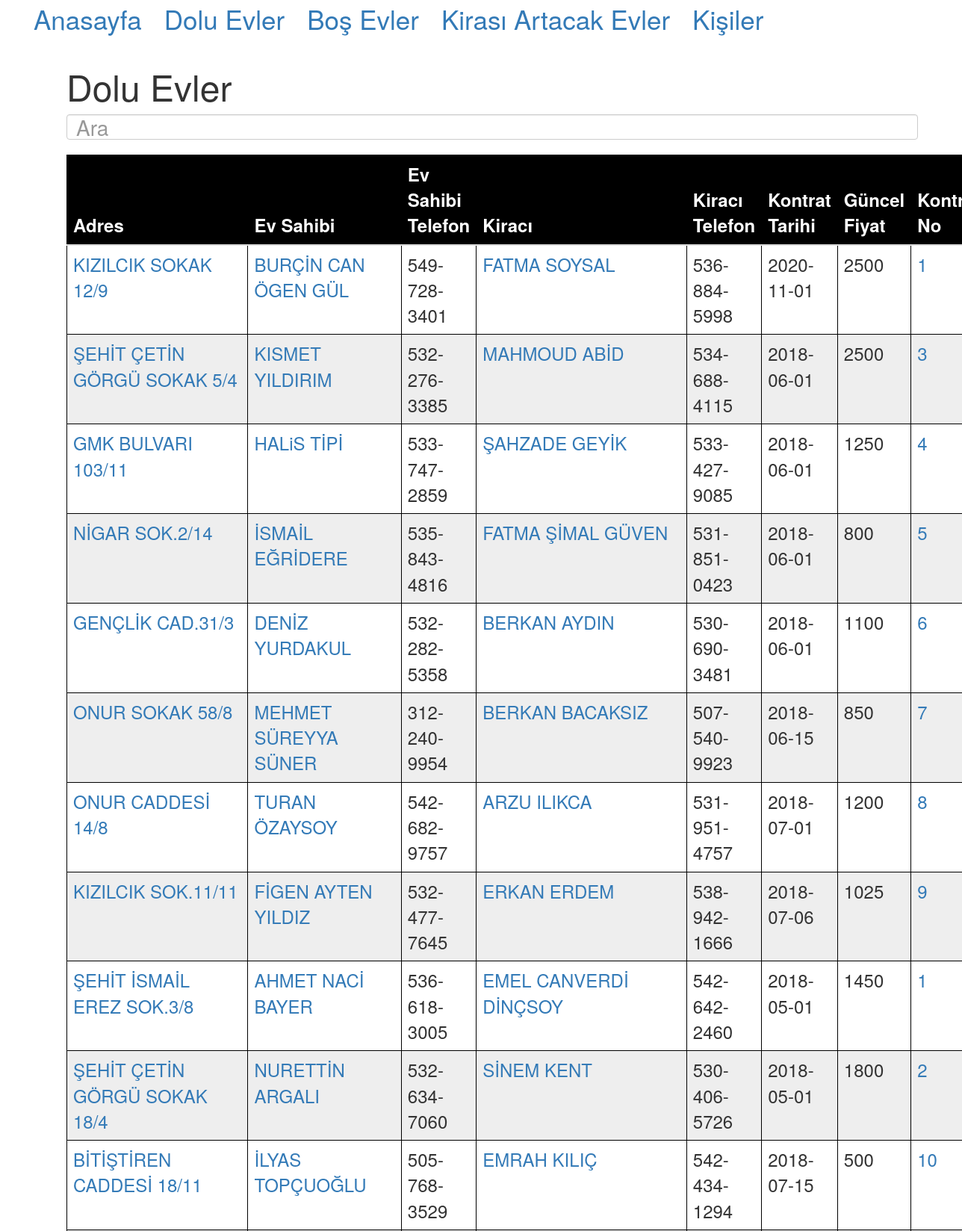
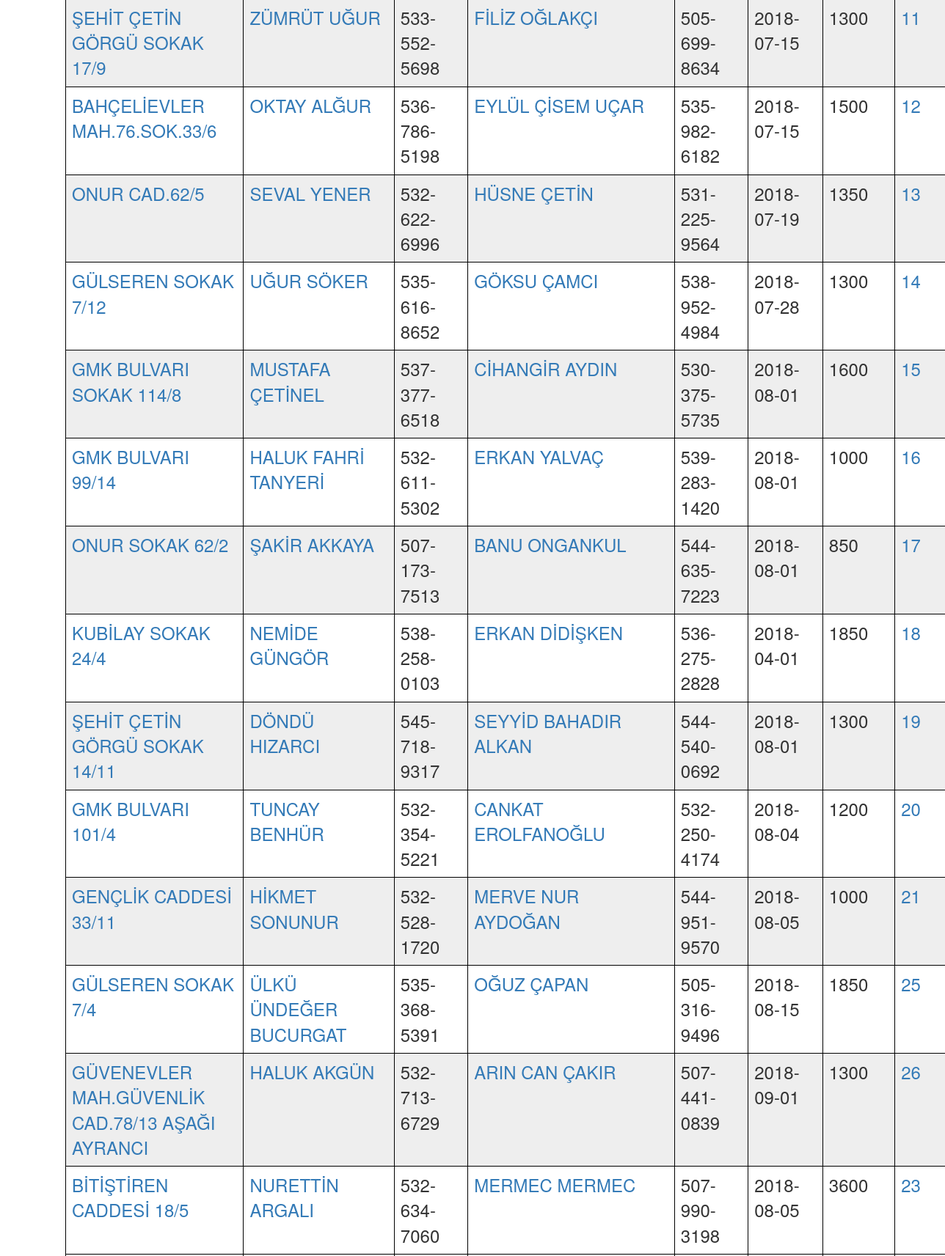
/evler?dolu=1 (upper part), run on the app's committed database (2 pictures, top to bottom).
### tables this page shows
CREATE TABLE Fiyat_Tarih (
                    _id INTEGER PRIMARY KEY,
                    kiralama_id INTEGER,
                    guncelleme_tarihi TEXT NOT NULL,
                    fiyat INTEGER,
                    FOREIGN KEY (kiralama_id) REFERENCES Kiralama (_id) ON DELETE CASCADE);

CREATE TABLE Ev (
                    _id INTEGER PRIMARY KEY,
                    ev_sahibi_id INTEGER,
                    adres TEXT NOT NULL UNIQUE,
                    belge TEXT,
                    dolu INTEGER NOT NULL,
                    'not' TEXT,
                    FOREIGN KEY (ev_sahibi_id) REFERENCES Kisi (_id) ON DELETE CASCADE);

CREATE TABLE "Kisi" (
	"_id"	INTEGER,
	"rol_id"	INTEGER,
	"ad"	TEXT NOT NULL,
	"soyad"	TEXT NOT NULL,
	"telefon"	TEXT,
	"kimlikler"	TEXT,
	"not"	TEXT,
	"adres"	TEXT,
	"mail_adres"	TEXT,
	FOREIGN KEY("rol_id") REFERENCES "Rol"("_id"),
	PRIMARY KEY("_id")
);

CREATE TABLE Kiralama (
                    _id INTEGER PRIMARY KEY,
                    kiraci_id INTEGER,
                    ev_id INTEGER,
                    kontrat_tarihi TEXT NOT NULL,
                    cikis_tarihi TEXT,
                    depozito INTEGER NOT NULL,
                    kontrat_no INTEGER NOT NULL,
                    'not' TEXT,
                    FOREIGN KEY (kiraci_id) REFERENCES Kisi (_id) ON DELETE CASCADE,
                    FOREIGN KEY (ev_id) REFERENCES Ev (_id) ON DELETE CASCADE);

### app_evler.py (the view, shortened to what this page needs)
@app.route('/evler', methods=['GET', 'POST'])
def web_evler():
    dolu = int(request.args.get("dolu"))
    if request.method == "GET":
        return get_evler_page(dolu, "None")

### app_evler.py (called while the page is built)
def get_evler_column_names_by_dolu(dolu):
    if dolu == 0:
        return ["Adres", "Ev Sahibi", "Telefon"]
    elif dolu == 1:
        return ["Adres", "Ev Sahibi", " Ev Sahibi Telefon",
                "Kiracı", "Kiracı Telefon", "Kontrat Tarihi", " Güncel Fiyat", "Kontrat No"]
    return ["Adres", "Ev Sahibi", " Ev Sahibi Telefon",
            "Kiracı", "Kiracı Telefon", "Güncelleme Tarihi", " Fiyat", "Kontrat No"]

def get_view_url_by_dolu(dolu):
    if dolu == 0:
        return "/bos_ev?_id="
    return "/dolu_ev?_id="

def get_tip_for_header_by_dolu(dolu):
    if dolu == 0:
        return "Boş Evler"
    elif dolu == 1:
        return "Dolu Evler"
    return "Fiyatı Artacak Evler"

def get_tip_by_dolu(dolu):
    if dolu == 0:
        return "Boş Ev"
    return "Dolu Ev"

def get_page_name_by_dolu(dolu):
    if dolu == 0:
        return "bos_evler.html"
    return "dolu_evler.html"

def get_evler_by_dolu(dolu):
    if dolu == 0:
        return get_bos_evler()
    elif dolu == 1:
        return get_dolu_evler()
    return get_fiyati_artacak_evler()

def get_evler_page(dolu, success_message):
    column_names = get_evler_column_names_by_dolu(dolu)
    view_url = get_view_url_by_dolu(dolu)
    tip_for_header = get_tip_for_header_by_dolu(dolu)
    page_name = get_page_name_by_dolu(dolu)
    evler = get_evler_by_dolu(dolu)
    tip = get_tip_by_dolu(dolu)
    return render_template(page_name,
                           column_names=column_names,
                           evler=evler,
                           view_url=view_url,
                           tip_for_header=tip_for_header,
                           success_message=success_message,
                           tip=tip
                           )

### db_connector.py (called while the page is built)
def execute_get_query(sql):
    cur = conn.cursor()
    cur.execute(sql)
    test = cur.fetchall()
    return test

### templates/dolu_evler.html (shortened to what this page needs)
{% extends "evler_template.html" %}
{% block content %}
<div class="container">
    <h1>
        <font size="22">
            {{ tip_for_header }}
        </font>
    </h1>
    <input class="form-control" id="search_box" type="text" placeholder="Ara">
    <br>
    <font size="5">
        <table class="table" id="evler_table">
            <thead>
            {%- for column_name in column_names %}
            <th>{{ column_name }}</th>
            {%- endfor %}
            </thead>
            <tbody id="ev_table_body">
            {%- for row in evler %}
            <tr>
                <td><a href="{{ view_url + row[0]|string }}"> {{ row[1] }}</a></td>
                <td><a href="/kisi?_id={{ row[2]|string }}"> {{ row[3] + " " + row[4] }}</a></td>
                <td>{{ row[5] }}</td>
                <td><a href="/kisi?_id={{ row[6]|string }}"> {{ row[7] + " " + row[8] }}</a></td>
                <td>{{ row[9] }}</td>
                <td>{{ row[10] }}</td>
                <td>{{ row[11] }}</td>
                <td><a href="{{ view_url + row[0]|string }}"> {{ row[12] }}</a></td>
            </tr>
            {%- endfor %}
            </tbody>
        </table>
    </font>
</div>
{% endblock %}

### templates/evler_template.html (style rules this page uses)
table { width:100%; }
table, th, td { border: 1px solid black; border-collapse: collapse; }
th, td { padding: 15px; text-align: left; }
tr:nth-child(even) { background-color: #eee; }
tr:nth-child(odd) { background-color: #fff; }
th { background-color: black; color: white; }
.form-control { font-size:200%; }

### data on the page
Fiyat_Tarih: adres "KIZILCIK SOKAK 12/9", soyad "BURÇİN CAN ÖGEN GÜL", telefon "549-728-3401", soyad "FATMA SOYSAL", telefon "536-884-5998", kontrat_tarihi "2020-11-01", fiyat "2500", kontrat_no "1"
Fiyat_Tarih: adres "ŞEHİT ÇETİN GÖRGÜ SOKAK 5/4", soyad "KISMET YILDIRIM", telefon "532-276-3385", soyad "MAHMOUD ABİD", telefon "534-688-4115", kontrat_tarihi "2018-06-01", fiyat "2500", kontrat_no "3"
Fiyat_Tarih: adres "GMK BULVARI 103/11", soyad "HALiS TİPİ", telefon "533-747-2859", soyad "ŞAHZADE GEYİK", telefon "533-427-9085", kontrat_tarihi "2018-06-01", fiyat "1250", kontrat_no "4"
Fiyat_Tarih: adres "NİGAR SOK.2/14", soyad "İSMAİL EĞRİDERE", telefon "535-843-4816", soyad "FATMA ŞİMAL GÜVEN", telefon "531-851-0423", kontrat_tarihi "2018-06-01", fiyat "800", kontrat_no "5"
Fiyat_Tarih: adres "GENÇLİK CAD.31/3", soyad "DENİZ YURDAKUL", telefon "532-282-5358", soyad "BERKAN AYDIN", telefon "530-690-3481", kontrat_tarihi "2018-06-01", fiyat "1100", kontrat_no "6"
Fiyat_Tarih: adres "ONUR SOKAK 58/8", soyad "MEHMET SÜREYYA SÜNER", telefon "312-240-9954", soyad "BERKAN BACAKSIZ", telefon "507-540-9923", kontrat_tarihi "2018-06-15", fiyat "850", kontrat_no "7"
Fiyat_Tarih: adres "ONUR CADDESİ 14/8", soyad "TURAN ÖZAYSOY", telefon "542-682-9757", soyad "ARZU ILIKCA", telefon "531-951-4757", kontrat_tarihi "2018-07-01", fiyat "1200", kontrat_no "8"
Fiyat_Tarih: adres "KIZILCIK SOK.11/11", soyad "FİGEN AYTEN YILDIZ", telefon "532-477-7645", soyad "ERKAN ERDEM", telefon "538-942-1666", kontrat_tarihi "2018-07-06", fiyat "1025", kontrat_no "9"
Fiyat_Tarih: adres "ŞEHİT İSMAİL EREZ SOK.3/8", soyad "AHMET NACİ BAYER", telefon "536-618-3005", soyad "EMEL CANVERDİ DİNÇSOY", telefon "542-642-2460", kontrat_tarihi "2018-05-01", fiyat "1450", kontrat_no "1"
Fiyat_Tarih: adres "ŞEHİT ÇETİN GÖRGÜ SOKAK 18/4", soyad "NURETTİN ARGALI", telefon "532-634-7060", soyad "SİNEM KENT", telefon "530-406-5726", kontrat_tarihi "2018-05-01", fiyat "1800", kontrat_no "2"
Fiyat_Tarih: adres "BİTİŞTİREN CADDESİ 18/11", soyad "İLYAS TOPÇUOĞLU", telefon "505-768-3529", soyad "EMRAH KILIÇ", telefon "542-434-1294", kontrat_tarihi "2018-07-15", fiyat "500", kontrat_no "10"
Fiyat_Tarih: adres "ŞEHİT ÇETİN GÖRGÜ SOKAK 17/9", soyad "ZÜMRÜT UĞUR", telefon "533-552-5698", soyad "FİLİZ OĞLAKÇI", telefon "505-699-8634", kontrat_tarihi "2018-07-15", fiyat "1300", kontrat_no "11"
Fiyat_Tarih: adres "BAHÇELİEVLER MAH.76.SOK.33/6", soyad "OKTAY ALĞUR", telefon "536-786-5198", soyad "EYLÜL ÇİSEM UÇAR", telefon "535-982-6182", kontrat_tarihi "2018-07-15", fiyat "1500", kontrat_no "12"
Fiyat_Tarih: adres "ONUR CAD.62/5", soyad "SEVAL YENER", telefon "532-622-6996", soyad "HÜSNE ÇETİN", telefon "531-225-9564", kontrat_tarihi "2018-07-19", fiyat "1350", kontrat_no "13"
Fiyat_Tarih: adres "GÜLSEREN SOKAK 7/12", soyad "UĞUR SÖKER", telefon "535-616-8652", soyad "GÖKSU ÇAMCI", telefon "538-952-4984", kontrat_tarihi "2018-07-28", fiyat "1300", kontrat_no "14"
Fiyat_Tarih: adres "GMK BULVARI SOKAK 114/8", soyad "MUSTAFA ÇETİNEL", telefon "537-377-6518", soyad "CİHANGİR AYDIN", telefon "530-375-5735", kontrat_tarihi "2018-08-01", fiyat "1600", kontrat_no "15"
Fiyat_Tarih: adres "GMK BULVARI 99/14", soyad "HALUK FAHRİ TANYERİ", telefon "532-611-5302", soyad "ERKAN YALVAÇ", telefon "539-283-1420", kontrat_tarihi "2018-08-01", fiyat "1000", kontrat_no "16"
Fiyat_Tarih: adres "ONUR SOKAK 62/2", soyad "ŞAKİR AKKAYA", telefon "507-173-7513", soyad "BANU ONGANKUL", telefon "544-635-7223", kontrat_tarihi "2018-08-01", fiyat "850", kontrat_no "17"
Fiyat_Tarih: adres "KUBİLAY SOKAK 24/4", soyad "NEMİDE GÜNGÖR", telefon "538-258-0103", soyad "ERKAN DİDİŞKEN", telefon "536-275-2828", kontrat_tarihi "2018-04-01", fiyat "1850", kontrat_no "18"
Fiyat_Tarih: adres "ŞEHİT ÇETİN GÖRGÜ SOKAK 14/11", soyad "DÖNDÜ HIZARCI", telefon "545-718-9317", soyad "SEYYİD BAHADIR ALKAN", telefon "544-540-0692", kontrat_tarihi "2018-08-01", fiyat "1300", kontrat_no "19"
Fiyat_Tarih: adres "GMK BULVARI 101/4", soyad "TUNCAY BENHÜR", telefon "532-354-5221", soyad "CANKAT EROLFANOĞLU", telefon "532-250-4174", kontrat_tarihi "2018-08-04", fiyat "1200", kontrat_no "20"
Fiyat_Tarih: adres "GENÇLİK CADDESİ 33/11", soyad "HİKMET SONUNUR", telefon "532-528-1720", soyad "MERVE NUR AYDOĞAN", telefon "544-951-9570", kontrat_tarihi "2018-08-05", fiyat "1000", kontrat_no "21"
Fiyat_Tarih: adres "GÜLSEREN SOKAK 7/4", soyad "ÜLKÜ ÜNDEĞER BUCURGAT", telefon "535-368-5391", soyad "OĞUZ ÇAPAN", telefon "505-316-9496", kontrat_tarihi "2018-08-15", fiyat "1850", kontrat_no "25"
Fiyat_Tarih: adres "GÜVENEVLER MAH.GÜVENLİK CAD.78/13 AŞAĞI AYRANCI", soyad "HALUK AKGÜN", telefon "532-713-6729", soyad "ARIN CAN ÇAKIR", telefon "507-441-0839", kontrat_tarihi "2018-09-01", fiyat "1300", kontrat_no "26"
Fiyat_Tarih: adres "BİTİŞTİREN CADDESİ 18/5", soyad "NURETTİN ARGALI", telefon "532-634-7060", soyad "MERMEC MERMEC", telefon "507-990-3198", kontrat_tarihi "2018-08-05", fiyat "3600", kontrat_no "23"

### other printed values
{{ tip_for_header }} "Dolu Evler"
{{ column_name }} "Adres" "Ev Sahibi" "Ev Sahibi Telefon" "Kiracı" "Kiracı Telefon" "Kontrat Tarihi" "Güncel Fiyat"
